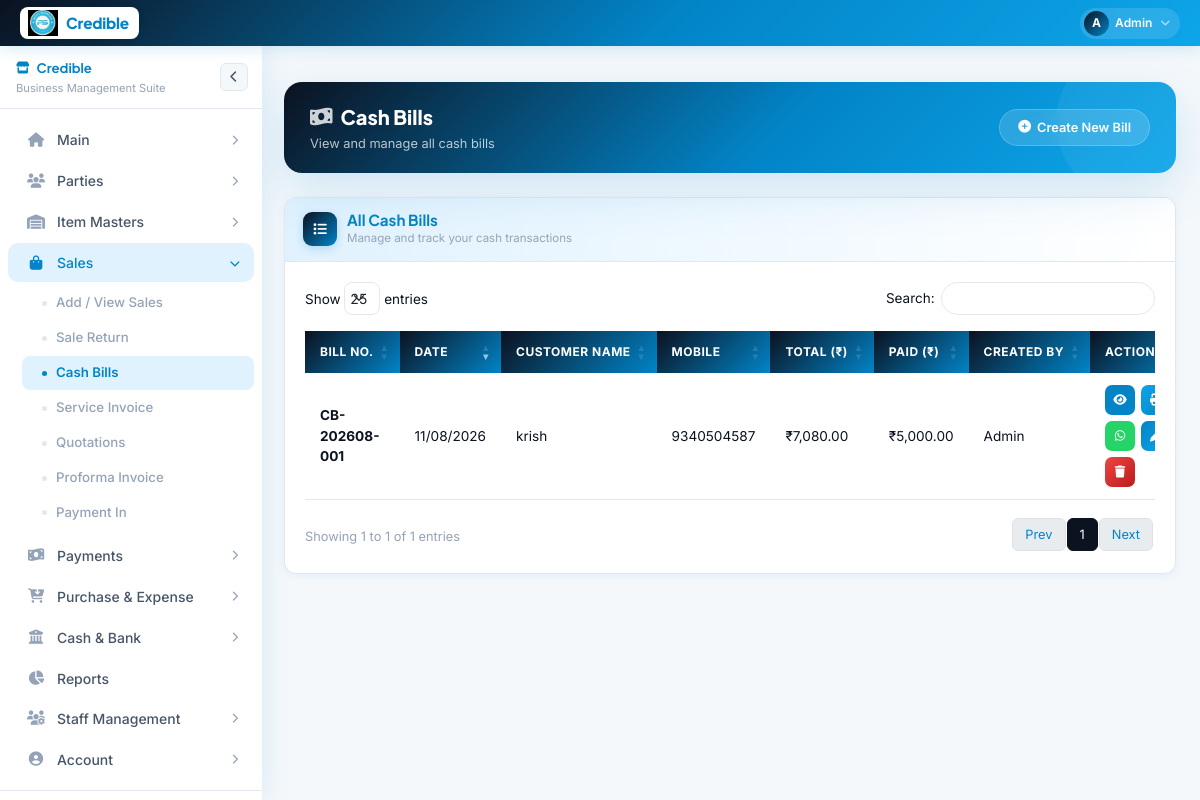
The page /cash_bill_list.php (signed in) on the database its author committed.
### tables this page shows
CREATE TABLE `cash_bills` (
  `id` int(11) NOT NULL AUTO_INCREMENT,
  `bill_number` varchar(20) DEFAULT NULL,
  `customer_name` varchar(255) DEFAULT NULL,
  `mobile_number` varchar(50) NOT NULL,
  `total_amount` decimal(12,2) NOT NULL DEFAULT 0.00,
  `paid_amount` decimal(12,2) NOT NULL DEFAULT 0.00,
  `created_by` int(11) NOT NULL,
  `created_at` datetime DEFAULT current_timestamp(),
  PRIMARY KEY (`id`),
  UNIQUE KEY `bill_number` (`bill_number`),
  KEY `idx_created_by` (`created_by`),
  KEY `idx_created_at` (`created_at`)
);

### cash_bill_list.php (the view, shortened to what this page needs)
<?php
require_once 'config.php';
$bills = [];
try {
    $page = isset($_GET['page']) ? (int)$_GET['page'] : 1;
    $per_page = 20;
    $offset = ($page - 1) * $per_page;
    $query = "SELECT cb.id, cb.bill_number, cb.customer_name, cb.mobile_number,
                     cb.total_amount, cb.paid_amount, cb.created_at,
                     COALESCE(u.full_name, cu.name) as created_by,
                     cb.created_by as created_by_id
              FROM cash_bills cb
              LEFT JOIN users u ON cb.created_by = u.id
              LEFT JOIN create_users cu ON cb.created_by = cu.id ";
    $types = "";
    $params = [];
    $query .= " ORDER BY cb.created_at DESC
                LIMIT ? OFFSET ?";
    $types .= "ii";
    $params[] = $per_page;
    $params[] = $offset;
    $stmt = $conn->prepare($query);
    if (!empty($params)) {
        $stmt->bind_param($types, ...$params);
    }
    $stmt->execute();
    $result = $stmt->get_result();
    $bills = $result->fetch_all(MYSQLI_ASSOC);
} catch (Exception $e) {
    $error_message = 'Error fetching cash bills: ' . $e->getMessage();
    error_log($error_message);
}
include('layout.php');
?>
<!DOCTYPE html>
<html lang="en">
<head>
    <link href="https://cdn.jsdelivr.net/npm/bootstrap@5.3.0/dist/css/bootstrap.min.css" rel="stylesheet">
    <link href="https://cdnjs.cloudflare.com/ajax/libs/font-awesome/6.4.0/css/all.min.css" rel="stylesheet">
    <link rel="stylesheet" type="text/css" href="https://cdn.datatables.net/1.11.5/css/dataTables.bootstrap5.min.css">
</head>
<body>
<div class="page-wrap">
    <div class="page-hero">
        <div>
            <div class="hero-title"><i class="fas fa-money-bill-wave me-2" style="opacity:.8"></i>Cash Bills</div>
            <div class="hero-sub">View and manage all cash bills</div>
        </div>
        <a href="create_cash_bill.php" class="hero-badge">
            <i class="fas fa-plus-circle"></i> Create New Bill
        </a>
    </div>
    <div class="section-card">
        <div class="sec-head">
            <div class="sec-icon"><i class="fas fa-list"></i></div>
            <div>
                <h2>All Cash Bills</h2>
                <p>Manage and track your cash transactions</p>
            </div>
        </div>
        <div class="sec-body">
            <div class="table-responsive">
                <table class="data-table" id="cashBillsTable">
                    <thead>
                        <tr>
                            <th>Bill No.</th>
                            <th>Date</th>
                            <th>Customer Name</th>
                            <th>Mobile</th>
                            <th>Total (₹)</th>
                            <th>Paid (₹)</th>
                            <th>Created By</th>
                            <th>Actions</th>
                        </tr>
                    </thead>
                    <tbody>
                        <?php if (empty($bills)): ?>
                            <tr>
                                <td colspan="8" class="text-center py-4 text-muted">No cash bills found</td>
                            </tr>
                        <?php else: ?>
                            <?php foreach ($bills as $bill): ?>
                                <tr>
                                    <td><strong><?php echo htmlspecialchars($bill['bill_number']); ?></strong></td>
                                    <td><?php echo date('d/m/Y', strtotime($bill['created_at'])); ?></td>
                                    <td><?php echo !empty($bill['customer_name']) ? htmlspecialchars($bill['customer_name']) : 'Walk-in Customer'; ?></td>
                                    <td><?php echo htmlspecialchars($bill['mobile_number']); ?></td>
                                    <td>₹<?php echo number_format($bill['total_amount'], 2); ?></td>
                                    <td>₹<?php echo number_format($bill['paid_amount'], 2); ?></td>
                                    <td><?php echo htmlspecialchars($bill['created_by']); ?></td>
                                    <td>
                                        <div class="action-btns">
                                            <a href="view_cash_bill.php?id=<?php echo $bill['id']; ?>" class="action-btn view" title="View">
                                                <i class="fas fa-eye"></i>
                                            </a>
                                            <a href="view_cash_bill.php?id=<?php echo $bill['id']; ?>&print=1" class="action-btn print" title="Print" target="_blank">
                                                <i class="fas fa-print"></i>
                                            </a>
                                            <?php if (!empty($bill['mobile_number'])): ?>
                                            <a href="https://wa.me/91<?php echo ltrim(htmlspecialchars($bill['mobile_number']), '0'); ?>?text=<?php echo urlencode('Your invoice #' . $bill['bill_number'] . ' is ready. Total Amount: ₹' . number_format($bill['total_amount'], 2) . '. View your bill: ' . (isset($_SERVER['HTTPS']) && $_SERVER['HTTPS'] === 'on' ? 'https' : 'http') . '://' . $_SERVER['HTTP_HOST'] . '/view_cash_bill.php?id=' . $bill['id']); ?>" class="action-btn whatsapp" title="WhatsApp" target="_blank">
                                                <i class="fab fa-whatsapp"></i>
                                            </a>
                                            <?php endif; ?>
                                            <a href="editcash_bill.php?id=<?php echo $bill['id']; ?>" class="action-btn edit" title="Edit">
                                                <i class="fas fa-pen"></i>
                                            </a>
                                            <?php if (!isset($_SESSION['user_type']) || $_SESSION['user_type'] !== 'staff'): ?>
                                            <button type="button" class="action-btn delete delete-bill" data-id="<?php echo $bill['id']; ?>" title="Delete">
                                                <i class="fas fa-trash"></i>
                                            </button>
                                            <?php endif; ?>
                                        </div>
                                    </td>
                                </tr>
                            <?php endforeach; ?>
                        <?php endif; ?>
                    </tbody>
                </table>
            </div>
        </div>
    </div>
</div>
</body>
</html>

### layout.php (style rules this page uses)
:root { --brand: #0284c7; --brand-dark: #0b1220; --brand-mid: #0ea5e9; --brand-light: #e0f2fe; --brand-xlight: #f0f9ff; --gold: #0369a1; --white: #ffffff; --bg: #f4f8fb; --card: #ffffff; --border: #e2e8f0; --text: #0b1220; --text-mid: #475569; --text-muted: #94a3b8; --success: #16a34a; --danger: #dc2626; --nav-h: 46px; --sb-w: 262px; --sb-w-collapsed: 64px; --radius: 10px; --shadow-nav: 0 2px 16px rgba(2,132,199,.18); --shadow-sb: 4px 0 24px rgba(2,132,199,.10); --transition: 0.28s cubic-bezier(.4,0,.2,1); }
*, *::before, *::after { box-sizing: border-box; margin: 0; padding: 0; }
html { scroll-behavior: smooth; }
body { font-family: 'Inter', sans-serif; background: var(--bg); color: var(--text); overflow-x: hidden; }
.page-wrap, .gb-page-wrap { margin-top: var(--nav-h); margin-left: var(--sb-w); padding: 28px 24px 60px; min-height: calc(100vh - var(--nav-h)); transition: margin-left var(--transition); }

### rows shown on the page
cash_bills: bill_number "CB-202608-001", created_at "11/08/2026", customer_name "krish", mobile_number "9340504587", total_amount "7,080.00", paid_amount "5,000.00", created_by "Admin"

### other values the page prints
substr($uname, 0, 1) "A"
explode(' ', $uname)[0] "Admin"
